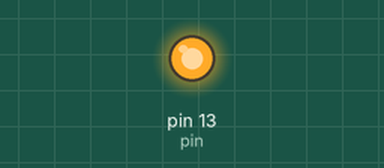
This sketch was run on a simulated Arduino Uno, built with avr-gcc and run on an emulated ATmega328P. Shown: output pins drawn as LEDs (lit = HIGH). What the sketch prints to the serial monitor is not drawn.

Above: at 0.7 s.
At 67.9 s:
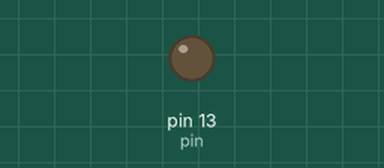
Timing chart, 0 to 79.3 s (numbered marks = the images above):
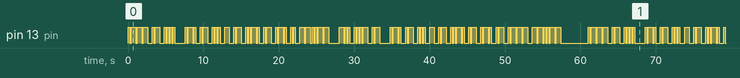

The sketch:

morse_v2.ino
```cpp
// (licence header left out)
const char str[] PROGMEM = "Jah Rastafari! Джа Растафарай!";

// Флаг для отладки через порт
const boolean debug = true;

// Продолжительность 'точки'
// int ms = 150;
const byte ms = 200;
// Ожидание после каждой итерации вспышек, ms
// Если -1 то только одна итерация без повторений
const int wait = 3000;
// Служебный пин
const byte pin = 13;

typedef struct morse_chr {
  char chr;
  char ext_chr[3];
  byte m_chr;
};

const morse_chr PROGMEM abc[] = {
  { 'a', "а", B11111010 },
  { 'b', "б", B11100111 },
  { 'c', "ц", B11100101 },
  { 'd', "д", B11110011 },
  { 'e', "е", B11111101 },
  { 'e', "ё", B11111101 },
  { 'f', "ф", B11101101 },
  { 'g', "г", B11110001 },
  { 'h', "х", B11101111 },
  { 'i', "и", B11111011 },
  { 'j', "й", B11101000 },
  { 'k', "к", B11110010 },
  { 'l', "л", B11101011 },
  { 'm', "м", B11111000 },
  { 'n', "н", B11111001 },
  { 'o', "о", B11110000 },
  { 'p', "п", B11101001 },
  { 'q', "щ", B11100010 },
  { 'r', "р", B11110101 },
  { 's', "с", B11110111 },
  { 't', "т", B11111100 },
  { 'u', "у", B11110110 },
  { 'v', "ж", B11101110 },
  { 'w', "в", B11110100 },
  { 'x', "ь", B11100110 },
  { 'y', "ы", B11100100 },
  { 'z', "з", B11100011 },
  { 0,   "ö", B11100001 },
  { 0,   "ч", B11100001 },
  { 0,   "ċ", B11100000 },
  { 0,   "ш", B11100000 },
  { 0,   "ъ", B11100010 },
  { 0,   "ñ", B11100010 },
  { 0,   "é", B11011011 },
  { 0,   "э", B11011011 },
  { 0,   "ü", B11101100 },
  { 0,   "ю", B11101100 },
  { 0,   "ä", B11101010 },
  { 0,   "я", B11101010 },
  { '1', "",  B11110000 },
  { '2', "",  B11011000 },
  { '3', "",  B11011100 },
  { '4', "",  B11011110 },
  { '5', "",  B11011111 },
  { '6', "",  B11001111 },
  { '7', "",  B11000111 },
  { '8', "",  B11000011 },
  { '9', "",  B11000001 },
  { '0', "",  B11000000 },
  { '.', "",  B10111111 },
  { ',', "",  B10101010 },
  { ':', "",  B10000111 },
  { ';', "",  B10010101 },
  { '(', "",  B10010010 },
  { ')', "",  B10010010 },
  { '\'', "", B10100001 },
  { '`', "",  B10100001 },
  { '@', "",  B10100101 },
  { '"', "",  B10101101 },
  { '-', "",  B10011110 },
  { '—', "",  B10011110 },
  { '!', "",  B10001100 },
  { '?', "",  B10110011 },
  { '§', "",  B11001110 },
};

// Короткая вспышка
void dot() {
  if (debug) {
    Serial.print('.');
  }
  digitalWrite(pin, HIGH);
  delay(ms);
  digitalWrite(pin, LOW);
}

// Длиная (х3) вспышка
void dash() {
  if (debug) {
    Serial.print('-');
  }
  digitalWrite(pin, HIGH);
  delay(ms * 3);
  digitalWrite(pin, LOW);
}

// Ждем (x2)
void space() {
  if (debug) {
    Serial.print(' ');
  }
  delay(ms * 2);
}

// Ждем (x4)
void new_word(){
  if (debug) {
    Serial.print('\n');
  }
  delay(ms * 4);
}

// Вывод строки посимвольно вспышками
void print_str(const __FlashStringHelper* str_ptr) {
  char* str = (char*) str_ptr;
  byte chr;
  static byte prefix = 0;
  for (byte pos = 0; (chr = pgm_read_byte_near(str + pos)); pos++){
    if (chr == ' '){
      new_word();
      continue;
    }
    if (debug) {
      Serial.print((char) chr);
    }
    for (byte abc_pos = 0; abc_pos < sizeof(abc) / sizeof(morse_chr); abc_pos++){
      if (!prefix && pgm_read_byte_near(&abc[abc_pos].ext_chr) == chr){
        prefix = chr;
        break;
      }else if (prefix){
        char buf[3];
        strcpy_P(buf, (char*) &abc[abc_pos].ext_chr);
        int u_chr = ((prefix & 0x1F) << 6) + (chr & 0x3F);
        int u_buf = (((byte) buf[0] & 0x1F) << 6) + ((byte) buf[1] & 0x3F);
        if (u_chr >= 0x0400 && u_chr < 0x0410){
          u_chr += 0x0050;
        }else if (u_chr >= 0x0410 && u_chr < 0x0430){
          u_chr += 0x0020;
        }
        if (u_chr == u_buf){
          print_chr(abc_pos);
          prefix = 0;
          space();
          break;
        }
      }else if (pgm_read_byte_near(&abc[abc_pos].chr) == tolower(chr)){
        print_chr(abc_pos);
        space();
        break;
      }
    }
  }
  if (debug) {
    Serial.print('\n');
  }
}

// Вывод символа вспышками
void print_chr(byte pos){
  if (debug) {
    Serial.print(" = ");
  }
  byte m_chr = pgm_read_byte_near(&abc[pos].m_chr);
  boolean ignore = true;
  byte cnt = 0;
  for(byte mask = 0x80; mask; mask >>= 1){
    if (ignore){
      if (mask & ~m_chr){
        ignore = false;
      }
      continue;
    }
    cnt++;
    if (mask & m_chr){
      dot();
    }else{
      dash();
    }
    delay(ms);
  }
  if (debug) {
    while (cnt++ < 6){
      Serial.print(' ');
    }
  }
}

void setup() {
  pinMode(pin, OUTPUT);
  if (debug) {
    Serial.begin(57600);
  }
}

void loop() {
  print_str((__FlashStringHelper*) str);
  // Если больше ничего не делаем
  if (wait == -1) {
    while (true);
  }
  // Ничего не делаем ew милисекунды
  delay(wait);
}
```

Measured:
- by itself, pin 13 (pin): moves between LOW and HIGH, repeating every 61.0 s
- by itself, everything shown: repeats every 61.0 s, in 158 steps
